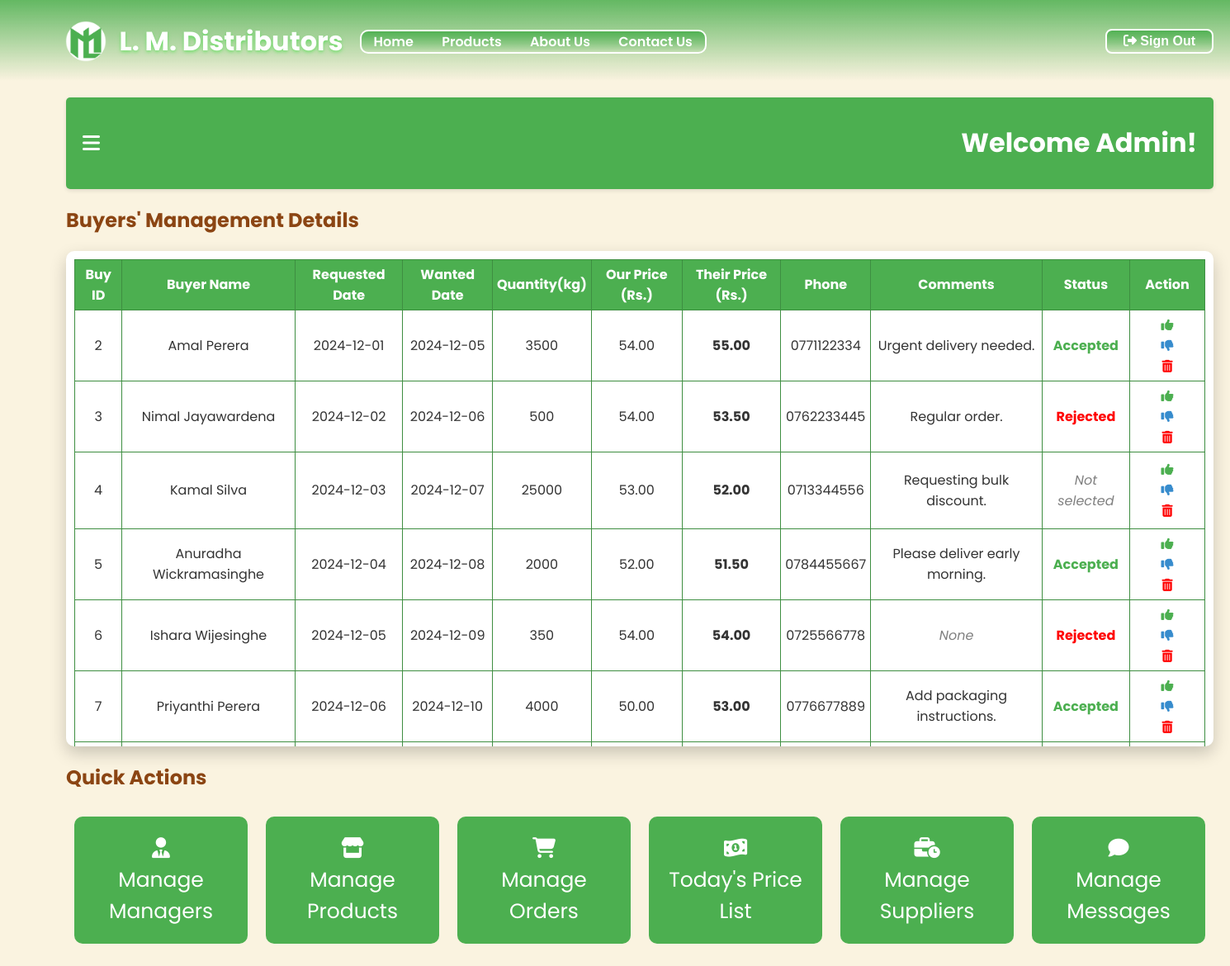
The app's page /buyersManagement.php (signed in) with its own data.
### tables this page shows
CREATE TABLE `buyer` (
  `buyID` int(11) NOT NULL,
  `name` varchar(255) NOT NULL,
  `reqDate` date NOT NULL,
  `wantedDate` date NOT NULL,
  `quantity` int(11) NOT NULL,
  `ourPrice` decimal(10,2) DEFAULT NULL,
  `theirPrice` decimal(10,2) NOT NULL,
  `phone` varchar(15) NOT NULL,
  `comments` text DEFAULT NULL,
  `status` enum('Not Selected','Accepted','Rejected') NOT NULL
);

### buyersManagement.php (the view, shortened to what this page needs)
<?php
include_once 'config.php';
if(!isset($_SESSION['user_fName'])) {
    header('Location: login.php');
    exit();
}
else {
    $dob = $_SESSION['user_dob'];
    $today = date('m-d');
    $birthday = date('m-d', strtotime($dob));
    if($birthday == $today) {
        $greeting = "Happy Birthday ".htmlspecialchars($_SESSION['user_fName']). "!";
    }
    else {
        $greeting = "Welcome ".htmlspecialchars($_SESSION['user_fName'])."!";
    }
    $query = "SELECT * FROM `buyer`";
    $result = mysqli_query($conn, $query);
}
?>
<!DOCTYPE html>
<html lang="en">
<head>
    <link rel="stylesheet" href="./css/buyersManagement.css">
    <link rel="stylesheet" href="https://cdnjs.cloudflare.com/ajax/libs/font-awesome/6.0.0-beta3/css/all.min.css">
</head>
<body>
    <?php include 'header.php'; ?>
    <div class="container">
        <div class="main-content">
            <div class="topbar">
                <i class="fas fa-bars" id="toggle-sidebar" title="Open Dashboard"></i>
                <h1><?php echo $greeting; ?></h1>
            </div>
            <h2 class="displaySuppliersH2">Buyers' Management Details</h2>
            <center>
            <div class="displaySuppliers">
                <div class="custom-scroll">
                    <div class="content" id="scrollable-content">
                        <table class="listTable" border="1px">
                            <tr>
                                <th class="buyID">Buy ID</th>
                                <th class="buyerName">Buyer Name</th>
                                <th class="reqDate">Requested Date</th>
                                <th class="wantedDate">Wanted Date</th>
                                <th class="buyQuantity">Quantity(kg)</th>
                                <th class="ourPrice">Our Price (Rs.)</th>
                                <th class="theirPrice">Their Price (Rs.)</th>
                                <th class="Phone">Phone</th>
                                <th class="comments">Comments</th>
                                <th class="tStatus">Status</th>
                                <th class="tAction">Action</th>
                            </tr>
                            <?php while($row = $result->fetch_assoc()): ?>
                            <tr>
                                <td class="buyID"><?php echo htmlspecialchars($row['buyID']); ?></td>
                                <td class="buyerName"><?php echo htmlspecialchars($row['name']); ?></td>
                                <td class="reqDate"><?php echo htmlspecialchars($row['reqDate']); ?></td>
                                <td class="wantedDate"><?php echo htmlspecialchars($row['wantedDate']); ?></td>
                                <td class="buyQuantity"><?php echo htmlspecialchars($row['quantity']); ?></td>
                                <td class="ourPrice"><?php echo htmlspecialchars($row['ourPrice']); ?></td>
                                <td class="theirPrice"><?php echo htmlspecialchars($row['theirPrice']); ?></td>
                                <td class="Phone"><?php echo htmlspecialchars($row['phone']); ?></td>
                                <td class="comments">
                                    <?php echo !empty(htmlspecialchars($row['comments'])) ? htmlspecialchars($row['comments']) : "<em class='none'>None</em>"; ?>
                                </td>
                                <td class="tStatus"><?php
                                                        if (htmlspecialchars($row['status']) == 'Accepted') {
                                                                echo "<p class='acceptStatus'>Accepted</p>";
                                                        }
                                                        else if (htmlspecialchars($row['status']) == 'Rejected') {
                                                            echo "<p class='rejectStatus'>Rejected</p>";
                                                        }
                                                        else {
                                                            echo "<p class='notSetStatus'><em>Not selected</em></p>";
                                                        }
                                                    ?>
                                </td>
                                <td class="tAction actionBtns">
                                    <form method="POST" action="">
                                        <button type="submit" class="actionBtn" name="acceptBtn">
                                            <i class="fa-solid fa-thumbs-up" title="Accept"></i>
                                        </button>
                                    </form>
                                    <form method="POST" action="">
                                        <button type="submit" class="actionBtn" name="rejectBtn">
                                            <i class="fa-solid fa-thumbs-down" title="Reject"></i>
                                        </button>
                                    </form>
                                    <form method="POST" action="" onsubmit="return confirmDelete();">
                                        <button type="submit" class="actionBtn" name="deleteBtn">
                                            <i class="fa-solid fa-trash-can" title="Delete"></i>
                                        </button>
                                    </form>
                                </td>
                            </tr>
                            <?php endwhile;?>
                        </table>
                    </div>
                </div>
            </div>
            </center>
            <h2 class="quickH2">Quick Actions</h2>
            <div class="quick">
                <div class="card">
                    <a href="./manageManagers.php" title="Managers Management"><i class="fas fa-user-tie"></i><br>Manage Managers</a>
                </div>
                <div class="card">
                    <a href="./manageProducts.php" title="Products Management"><i class="fa-solid fa-store"></i><br>Manage Products</a>
                </div>
                <div class="card">
                    <a href="./manageOrders.php" title="Orders Management"><i class="fa-solid fa-cart-shopping"></i><br>Manage Orders</a>
                </div>
                <div class="card">
                    <a href="./todayPrice.php" title="Buyers & Sellers price list"><i class="fa-solid fa-money-bill-1-wave"></i><br>Today's Price List</a>
                </div>
                <div class="card">
                    <a href="./supplyManagement.php" title="Suppliers Management"><i class="fa-solid fa-business-time"></i><br>Manage Suppliers</a>
                </div>
                <div class="card">
                    <a href="./manageMessages.php" title="Messages Management"><i class="fa-solid fa-comment"></i><br>Manage Messages</a>
                </div>
            </div>
        </div>
    </div>
</body>
</html>

### css/buyersManagement.css (style rules this page uses)
body { margin: 0; font-family: 'Poppins', sans-serif; background-color: #FAF3E0; color: #333; }
.container { display: flex; height: 100vh; }
.main-content { flex-grow: 1; padding: 20px; margin-left: 60px; }
.topbar { display: flex; align-items: center; justify-content: space-between; padding: 10px 20px; background-color: #4CAF50; border-radius: 5px; box-shadow: 0 2px 5px rgba(0, 0, 0, 0.1); }
.topbar i { font-size: 24px; cursor: pointer; color: #fff; }
.topbar h1 { color: #fff; }
.custom-scroll { border: none; border-radius: 10px; background-color: #fff; width: fit-content; max-height: 600px; height: fit-content; overflow: hidden; position: relative; box-shadow: 0 8px 20px rgba(0, 0, 0, 0.2); animation: fadeIn 1s ease-in-out; }
.content { max-height: 600px; height: fit-content; overflow-y: scroll; overflow-x: scroll; scroll-behavior: smooth; padding: 10px; box-sizing: content-box; }
.listTable { border-collapse: collapse; border: 1px solid #3E8E41; }
.listTable th { background-color: #4CAF50; color: #fff; padding: 5px; }
.listTable td { text-align: center; background-color: #fff; padding: 5px; }
.comments { max-width: 250px; }
.none { color: grey; font-style: italic; }
.theirPrice { font-weight: bold; }
.acceptStatus { color: #4CAF50; font-weight: bold; }
.rejectStatus { color: red; font-weight: bold; }
.notSetStatus { color: grey; }
.tAction { width: 80px; }
.actionBtn { border: none !important; background-color: transparent; font-size: 15px; cursor: pointer; }
.fa-thumbs-up { color: #4CAF50; }
.fa-thumbs-down { color: #378ccd; }
.fa-trash-can { color: red; }
.quick { display: flex; justify-content: space-between; }
.quickH2, .displaySuppliersH2 { font-size: 24px; color: #8B4513; margin-bottom: 20px; }
.card { border: none; border-radius: 10px; padding: 20px; margin: 10px; width: 170px; background-color: #4CAF50; cursor: pointer; text-align: center; transition: transform 1s ease; }
.card a { text-decoration: none; font-size: 25px; color: #fff; }

### records on screen
buyer: buyID "2", name "Amal Perera", reqDate "2024-12-01", wantedDate "2024-12-05", quantity "3500", ourPrice "54.00", theirPrice "55.00", phone "0771122334", comments "Urgent delivery needed.", status "Accepted"
buyer: buyID "3", name "Nimal Jayawardena", reqDate "2024-12-02", wantedDate "2024-12-06", quantity "500", ourPrice "54.00", theirPrice "53.50", phone "0762233445", comments "Regular order.", status "Rejected"
buyer: buyID "4", name "Kamal Silva", reqDate "2024-12-03", wantedDate "2024-12-07", quantity "25000", ourPrice "53.00", theirPrice "52.00", phone "0713344556", comments "Requesting bulk discount.", status "Not selected"
buyer: buyID "5", name "Anuradha Wickramasinghe", reqDate "2024-12-04", wantedDate "2024-12-08", quantity "2000", ourPrice "52.00", theirPrice "51.50", phone "0784455667", comments "Please deliver early morning.", status "Accepted"
buyer: buyID "6", name "Ishara Wijesinghe", reqDate "2024-12-05", wantedDate "2024-12-09", quantity "350", ourPrice "54.00", theirPrice "54.00", phone "0725566778", comments "None", status "Rejected"
buyer: buyID "7", name "Priyanthi Perera", reqDate "2024-12-06", wantedDate "2024-12-10", quantity "4000", ourPrice "50.00", theirPrice "53.00", phone "0776677889", comments "Add packaging instructions.", status "Accepted"

### other values on screen
$greeting "Welcome Admin!"
